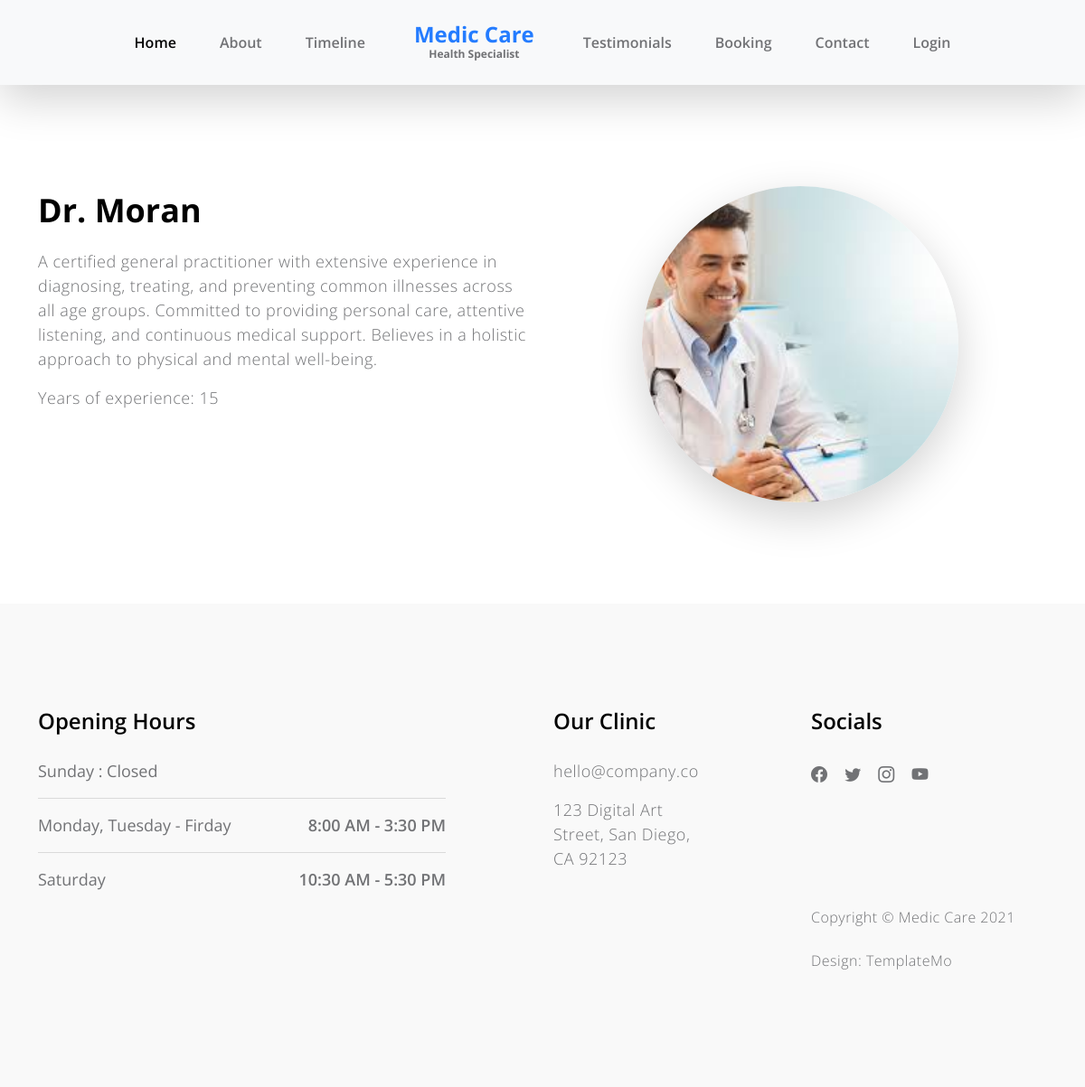
The page /doctor1/3 on the database its author committed.
### tables this page shows
CREATE TABLE doctors (
	dr_id INTEGER NOT NULL, 
	dr_name VARCHAR(50) NOT NULL, 
	dr_seniority INTEGER, 
	dr_age INTEGER, 
	dr_category VARCHAR(50), 
	dr_image_url VARCHAR(255), 
	dr_description TEXT, 
	PRIMARY KEY (dr_id)
);

### app/routes.py (the view)
@routes.route("/doctor1/<int:doctor_id>")
def doctor1(doctor_id):
    doctor = db_session.query(doctors).filter(doctors.c.dr_id == doctor_id).first()
    if not doctor:
        return "Doctor not found", 404
    return render_template("doctor1.html", doctor=doctor)

### app/templates/doctor1.html (shortened to what this page needs)
<!doctype html>
<html lang="en">
<head>
    <link rel="stylesheet" href="/static/css/doctor1.css">
    <link rel="stylesheet" href="/static/css/index.css">
    <link rel="stylesheet" href="https://cdnjs.cloudflare.com/ajax/libs/font-awesome/5.15.3/css/all.min.css">
    <link href="{{ url_for('static', filename='css/bootstrap.min.css') }}" rel="stylesheet">
    <link href="{{ url_for('static', filename='css/bootstrap-icons.css') }}" rel="stylesheet">
    <link href="{{ url_for('static', filename='css/owl.carousel.min.css') }}" rel="stylesheet">
    <link href="{{ url_for('static', filename='css/owl.theme.default.min.css') }}" rel="stylesheet">
    <link href="{{ url_for('static', filename='css/templatemo-medic-care.css') }}" rel="stylesheet">
</head>
<body id="top">
<main>
    <nav class="navbar navbar-expand-lg bg-light fixed-top shadow-lg">
        <div class="container">
            <div class="collapse navbar-collapse" id="navbarNav">
                <ul class="navbar-nav mx-auto">
                    <li class="nav-item active">
                        <a class="nav-link" href="#hero">Home</a>
                    </li>
                    <li class="nav-item">
                        <a class="nav-link" href="#about">About</a>
                    </li>
                    <li class="nav-item">
                        <a class="nav-link" href="#timeline">Timeline</a>
                    </li>
                    <a class="navbar-brand d-none d-lg-block" href="index.html">
                        Medic Care
                        <strong class="d-block">Health Specialist</strong>
                    </a>
                    <li class="nav-item">
                        <a class="nav-link" href="#reviews">Testimonials</a>
                    </li>
                    <li class="nav-item">
                        <a class="nav-link" href="#booking">Booking</a>
                    </li>
                    <li class="nav-item">
                        <a class="nav-link" href="#contact">Contact</a>
                    </li>
                    <li class="nav-item">
                        <a class="nav-link" href="#contact">Login</a>
                    </li>
                </ul>
            </div>
        </div>
    </nav>
    <section class="section-padding" id="about">
        <div class="container">
            <div class="row">
                <div class="col-lg-6 col-md-6 col-12">
                    <h2 class="mb-lg-3 mb-3">Dr. {{ doctor.dr_name }}</h2>
                    <p>{{ doctor.dr_description }}</p>
                    <p>Years of experience: {{ doctor.dr_seniority }}</p>
                </div>
                <div class="col-lg-4 col-md-5 col-12 mx-auto text-right">
                    <div class="featured-circle bg-white shadow-lg d-flex justify-content-center align-items-center">
                        <img src="{{ doctor.dr_image_url or 'default_image_url.jpg' }}"
                             alt="{{ doctor.dr_name }}">
                    </div>
                </div>
            </div>
        </div>
    </section>
</main>
<footer class="site-footer section-padding" id="contact">
    <div class="container">
        <div class="row">
            <div class="col-lg-5 me-auto col-12">
                <h5 class="mb-lg-4 mb-3">Opening Hours</h5>
                <ul class="list-group list-group-flush">
                    <li class="list-group-item d-flex">
                        Sunday : Closed
                    </li>
                    <li class="list-group-item d-flex">
                        Monday, Tuesday - Firday
                        <span>8:00 AM - 3:30 PM</span>
                    </li>
                    <li class="list-group-item d-flex">
                        Saturday
                        <span>10:30 AM - 5:30 PM</span>
                    </li>
                </ul>
            </div>
            <div class="col-lg-2 col-md-6 col-12 my-4 my-lg-0">
                <h5 class="mb-lg-4 mb-3">Our Clinic</h5>
                <p><a href="mailto:hello@company.co">hello@company.co</a>
                <p>
                <p>123 Digital Art Street, San Diego, CA 92123</p>
            </div>
            <div class="col-lg-3 col-md-6 col-12 ms-auto">
                <h5 class="mb-lg-4 mb-3">Socials</h5>
                <ul class="social-icon">
                    <li><a href="#" class="social-icon-link bi-facebook"></a></li>
                    <li><a href="#" class="social-icon-link bi-twitter"></a></li>
                    <li><a href="#" class="social-icon-link bi-instagram"></a></li>
                    <li><a href="#" class="social-icon-link bi-youtube"></a></li>
                </ul>
            </div>
            <div class="col-lg-3 col-12 ms-auto mt-4 mt-lg-0">
                <p class="copyright-text">Copyright © Medic Care 2021
                    <br><br>Design: <a href="https://templatemo.com" target="_parent">TemplateMo</a></p>
            </div>
        </div>
    </div>
</footer>
</body>
</html>

### app/static/css/doctor1.css (style rules this page uses)
.featured-circle { width: 200px; height: 200px; border-radius: 50%; overflow: hidden; margin-left: auto; margin-right: 0; }
.featured-circle img { height: 100%; object-fit: cover; }

### app/static/css/templatemo-medic-care.css (style rules this page uses)
:root { --white-color: #FFFFFF; --primary-color: #247cff; --section-bg-color: #F9F9F9; --dark-color: #000000; --title-color: #565758; --p-color: #717275; --border-color: #eaeaea; --body-font-family: 'Open Sans', sans-serif; --h1-font-size: 48px; --h2-font-size: 36px; --h3-font-size: 32px; --h4-font-size: 28px; --h5-font-size: 24px; --h6-font-size: 22px; --p-font-size: 18px; --menu-font-size: 16px; --font-weight-light: 300; --font-weight-normal: 400; --font-weight-semibold: 600; --font-weight-bold: 700; }
body { background: var(--white-color); font-family: var(--body-font-family); position: relative; padding-top: 94px; }
h2, h3, h4, h5, h6 { color: var(--dark-color); line-height: inherit; }
h1, h2, h3, h4, h5, h6 { font-weight: var(--font-weight-semibold); }
h1, h2 { font-weight: var(--font-weight-bold); }
h2 { font-size: var(--h2-font-size); }
h5 { font-size: var(--h5-font-size); }
p { color: var(--p-color); font-size: var(--p-font-size); font-weight: var(--font-weight-light); letter-spacing: 0.5px; }
a, button { touch-action: manipulation; transition: all 0.3s; }
a { color: var(--p-color); text-decoration: none; }
.section-padding { padding-top: 7rem; padding-bottom: 7rem; }
b, strong { font-weight: var(--font-weight-bold); }
.list-group-item { background-color: transparent; color: var(--p-color); font-size: var(--p-font-size); padding: 1rem 0; }
.list-group-item:first-child { padding-top: 0; }
.list-group-item span { font-weight: var(--font-weight-semibold); margin-left: auto; }
.featured-circle { border-radius: 100%; width: 350px; height: 350px; margin: 0 auto; padding: 0 20px; }
.navbar { padding-top: 20px; padding-bottom: 20px; }
.navbar-brand { color: var(--primary-color); font-size: var(--h5-font-size); font-weight: var(--font-weight-bold); margin: 0 30px; padding: 0; text-align: center; }
.navbar-brand strong { color: var(--p-color); font-size: 12px; position: relative; bottom: 5px; }
.navbar-expand-lg .navbar-nav .nav-link { padding-right: 1.5rem; padding-left: 1.5rem; }
.navbar-nav .nav-link { color: var(--p-color); font-weight: var(--font-weight-semibold); font-size: var(--menu-font-size); padding-top: 15px; padding-bottom: 15px; }
.navbar-nav .nav-item.active .nav-link, .nav-link:focus, .nav-link:hover { color: var(--dark-color); }
.site-footer { background: var(--section-bg-color); }
.copyright-text { font-size: var(--menu-font-size); }
.social-icon { margin: 0; padding: 0; }
.social-icon li { list-style: none; display: inline-block; vertical-align: top; transition: all 0.3s; }
.social-icon-link { font-size: var(--p-font-size); display: inline-block; vertical-align: top; margin-top: 4px; margin-bottom: 4px; margin-right: 15px; }

### rows shown on the page
doctors: dr_name "Moran", dr_description "A certified general practitioner with extensive experience in diagnosing, treating, and preventing common illnesses across all age groups. Committed to providing personal care, attentive listening, and continuous medical support. Believes in a holistic approach to physical and mental well-being.", dr_image_url (picture)

### other values the page prints
{{ doctor.dr_seniority }} "15"
